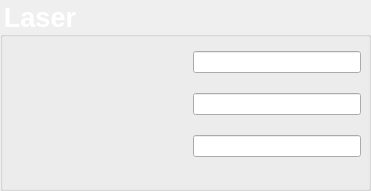
   <widget class="QGroupBox" name="groupBox_2">
    <property name="geometry">
     <rect>
      <x>390</x>
      <y>10</y>
      <width>371</width>
      <height>191</height>
     </rect>
    </property>
    <property name="font">
     <font>
      <pointsize>20</pointsize>
      <weight>75</weight>
      <bold>true</bold>
     </font>
    </property>
    <property name="styleSheet">
     <string notr="true">QGroupBox {
color: #FFFFFF;
}</string>
    </property>
    <property name="title">
     <string>Laser</string>
    </property>
    <property name="checkable">
     <bool>false</bool>
    </property>
    <widget class="QWidget" name="gridLayoutWidget_2">
     <property name="geometry">
      <rect>
       <x>10</x>
       <y>40</y>
       <width>351</width>
       <height>131</height>
      </rect>
     </property>
     <layout class="QGridLayout" name="gridLayout_2" columnstretch="0,0">
      <property name="horizontalSpacing">
       <number>15</number>
      </property>
      <property name="verticalSpacing">
       <number>5</number>
      </property>
      <item row="2" column="0">
       <widget class="caRelatedDisplay" name="carelateddisplay_8" native="true">
        <property name="sizePolicy">
         <sizepolicy hsizetype="Expanding" vsizetype="Fixed">
          <horstretch>0</horstretch>
          <verstretch>0</verstretch>
         </sizepolicy>
        </property>
        <property name="minimumSize">
         <size>
          <width>0</width>
          <height>30</height>
         </size>
        </property>
        <property name="labels" stdset="0">
         <string>Attenuator</string>
        </property>
        <property name="files" stdset="0">
         <string>Thorlabs PM16.ui</string>
        </property>
        <property name="args" stdset="0">
         <string>P=PM:,R=ATTENUATOR:,T=Attenuator</string>
        </property>
       </widget>
      </item>
      <item row="2" column="1">
       <widget class="caLineEdit" name="calineedit_13">
        <property name="text">
         <string/>
        </property>
        <property name="alignment">
         <set>Qt::AlignCenter</set>
        </property>
        <property name="channel" stdset="0">
         <string notr="true">PM:ATTENUATOR:MEAS:POW</string>
        </property>
        <property name="background" stdset="0">
         <color alpha="0">
          <red>255</red>
          <green>255</green>
          <blue>255</blue>
         </color>
        </property>
        <property name="precision" stdset="0">
         <number>3</number>
        </property>
        <property name="unitsEnabled" stdset="0">
         <bool>true</bool>
        </property>
       </widget>
      </item>
      <item row="1" column="0">
       <widget class="caRelatedDisplay" name="carelateddisplay_7" native="true">
        <property name="sizePolicy">
         <sizepolicy hsizetype="Expanding" vsizetype="Fixed">
          <horstretch>0</horstretch>
          <verstretch>0</verstretch>
         </sizepolicy>
        </property>
        <property name="minimumSize">
         <size>
          <width>0</width>
          <height>30</height>
         </size>
        </property>
        <property name="labels" stdset="0">
         <string>Legend Compressor</string>
        </property>
        <property name="files" stdset="0">
         <string>Thorlabs PM16.ui</string>
        </property>
        <property name="args" stdset="0">
         <string>P=PM:,R=LEGENDCOMP:,T=Legend Compressor</string>
        </property>
       </widget>
      </item>
      <item row="0" column="1">
       <widget class="caLineEdit" name="calineedit_11">
        <property name="text">
         <string/>
        </property>
        <property name="alignment">
         <set>Qt::AlignCenter</set>
        </property>
        <property name="channel" stdset="0">
         <string notr="true">PM:REVO:MEAS:POW</string>
        </property>
        <property name="background" stdset="0">
         <color alpha="0">
          <red>255</red>
          <green>255</green>
          <blue>255</blue>
         </color>
        </property>
        <property name="precision" stdset="0">
         <number>3</number>
        </property>
        <property name="unitsEnabled" stdset="0">
         <bool>true</bool>
        </property>
       </widget>
      </item>
      <item row="1" column="1">
       <widget class="caLineEdit" name="calineedit_12">
        <property name="text">
         <string/>
        </property>
        <property name="alignment">
         <set>Qt::AlignCenter</set>
        </property>
        <property name="channel" stdset="0">
         <string notr="true">PM:LEGENDCOMP:MEAS:POW</string>
        </property>
        <property name="background" stdset="0">
         <color alpha="0">
          <red>255</red>
          <green>255</green>
          <blue>255</blue>
         </color>
        </property>
        <property name="precision" stdset="0">
         <number>3</number>
        </property>
        <property name="unitsEnabled" stdset="0">
         <bool>true</bool>
        </property>
       </widget>
      </item>
      <item row="0" column="0">
       <widget class="caRelatedDisplay" name="carelateddisplay_6" native="true">
        <property name="sizePolicy">
         <sizepolicy hsizetype="Expanding" vsizetype="Fixed">
          <horstretch>0</horstretch>
          <verstretch>0</verstretch>
         </sizepolicy>
        </property>
        <property name="minimumSize">
         <size>
          <width>0</width>
          <height>30</height>
         </size>
        </property>
        <property name="labels" stdset="0">
         <string>Revolution</string>
        </property>
        <property name="files" stdset="0">
         <string>Thorlabs PM16.ui</string>
        </property>
        <property name="args" stdset="0">
         <string>P=PM:,R=REVO:,T=Revolution</string>
        </property>
       </widget>
      </item>
     </layout>
    </widget>
   </widget>
